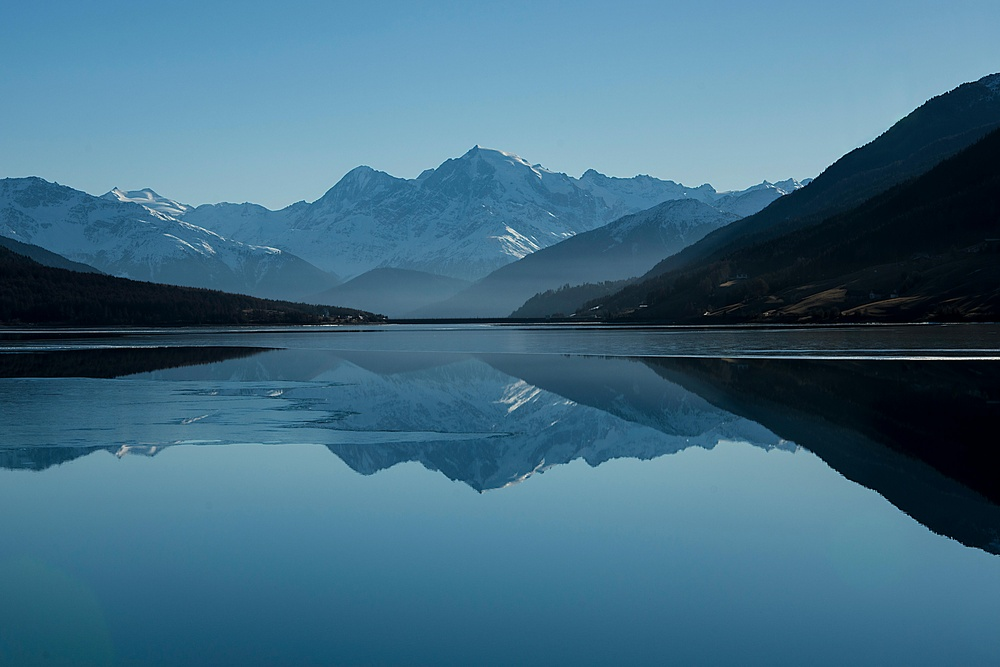
#> input picture landscape.jpg, 1000 x 667 px, shrunk from 6000 x 4000 before the run
$ python sketcher.py
#> lines starting #> are read from the running program, lines starting #| are printed output that depends on the picture
import cv2

def sketch_image(input_image_path, output_image_path):
#> called with input_image_path = 'landscape.jpg', output_image_path = 'sketch.jpg'
    image = cv2.imread(input_image_path)
#> image is the input picture: shape (667, 1000, 3); mean B, G, R 131.6, 108.3, 65
    cv2.imshow('image', image)
    cv2.waitKey(0)
    cv2.destroyAllWindows()
    # convert to grayscale
    gray_image = cv2.cvtColor(image, cv2.COLOR_BGR2GRAY)
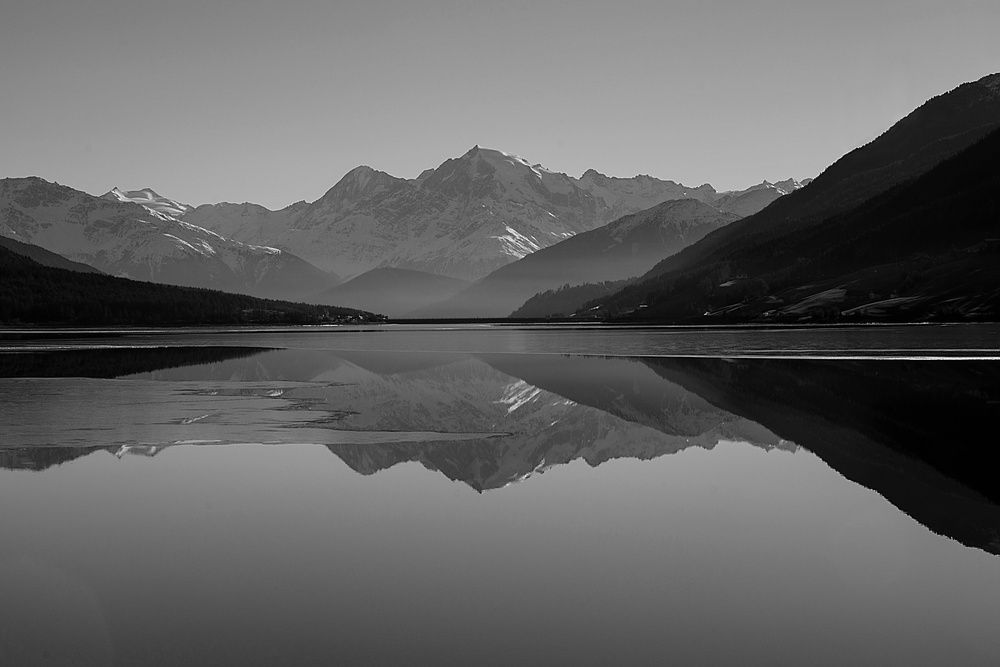
#> gray_image: shape (667, 1000); min 0, max 254, mean 98
    # blurr the image
    blurred_image = cv2.GaussianBlur(gray_image, (21, 21), 0)
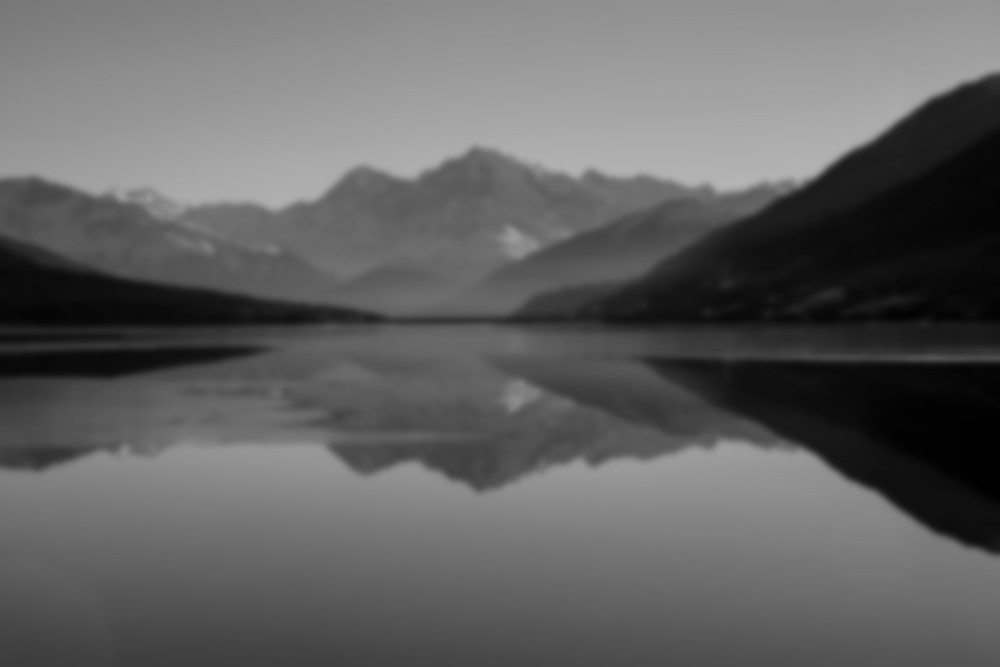
#> blurred_image: shape (667, 1000); min 1, max 180, mean 98
    #divide the gray image by the blurred image
    portrait_image = cv2.divide(gray_image, blurred_image, scale=255.0)
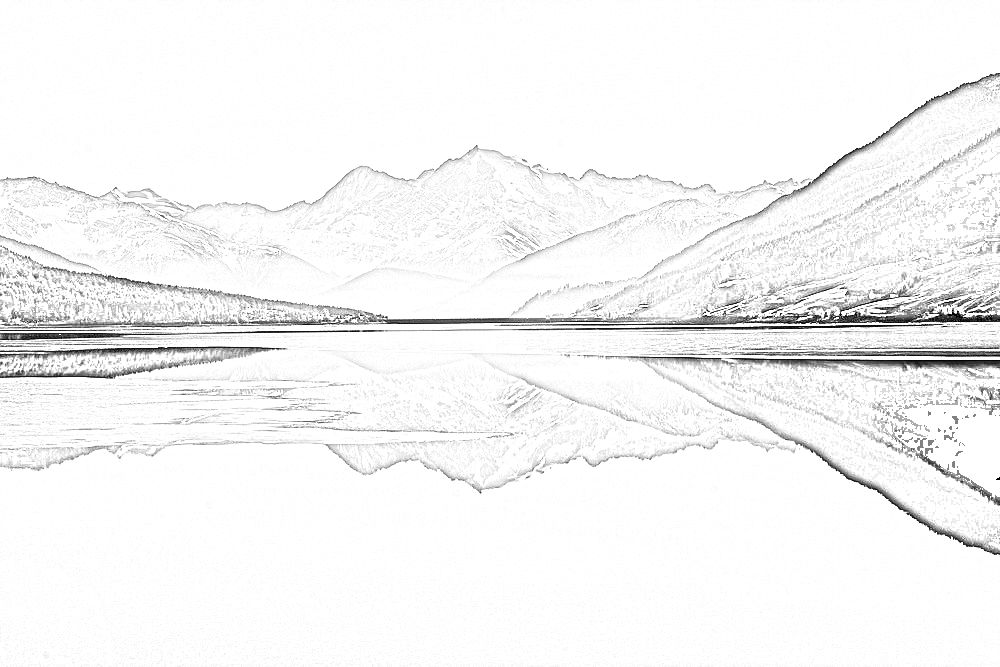
#> portrait_image: shape (667, 1000); min 0, max 255, mean 245
    cv2.imshow('sketch', portrait_image)
    cv2.imwrite(output_image_path, portrait_image)
    cv2.waitKey(0)
    cv2.destroyAllWindows()

if __name__ == "__main__":
    input_path = 'landscape.jpg'  # specify your input image path
    output_path = 'sketch.jpg'  # specify your output image path
    sketch_image(input_path, output_path)

$ run again, with dog.webp saved as landscape.jpg
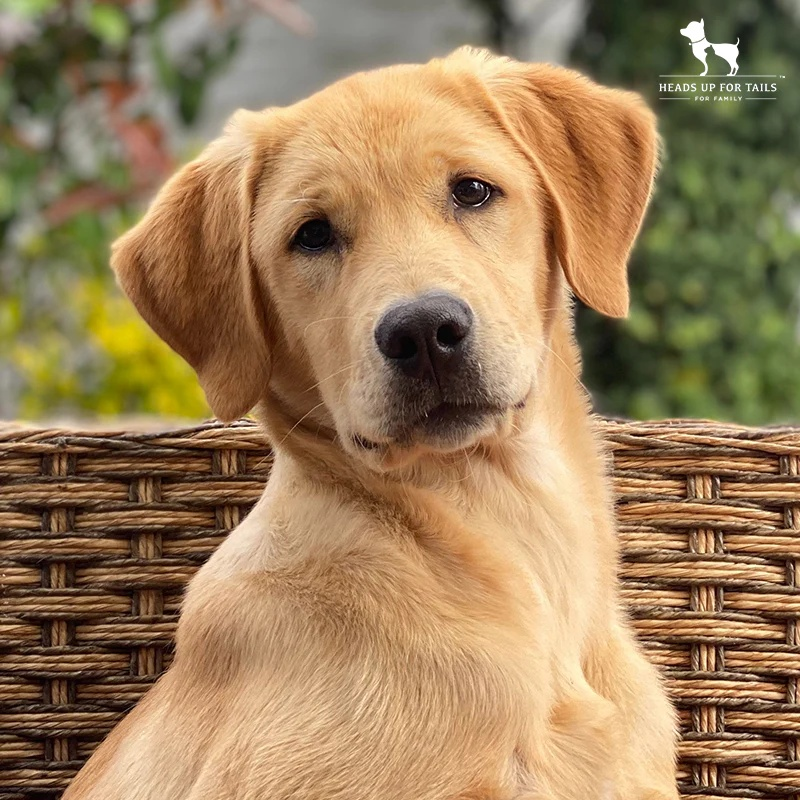
#> input picture dog.webp, 800 x 800 px
#> in sketch_image, image is the input picture: shape (800, 800, 3); mean B, G, R 91.1, 127.9, 155.8
#> in sketch_image, `blurred_image = cv2.GaussianBlur(gray_image, (21, 21), 0)`:
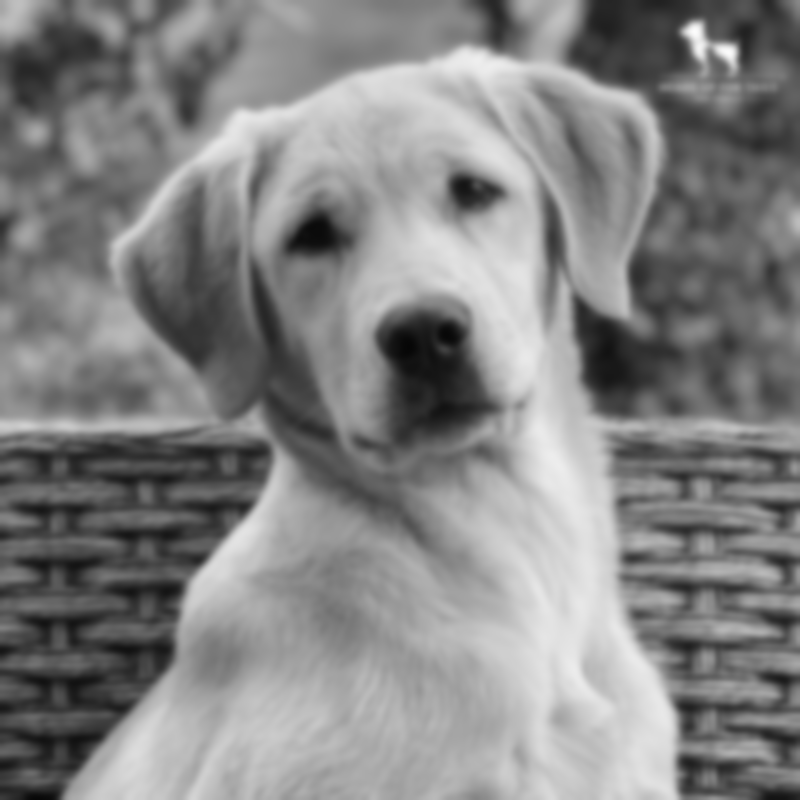
#> blurred_image: shape (800, 800); min 6, max 252, mean 132.1
#> in sketch_image, `portrait_image = cv2.divide(gray_image, blurred_image, scale=255.0)`:
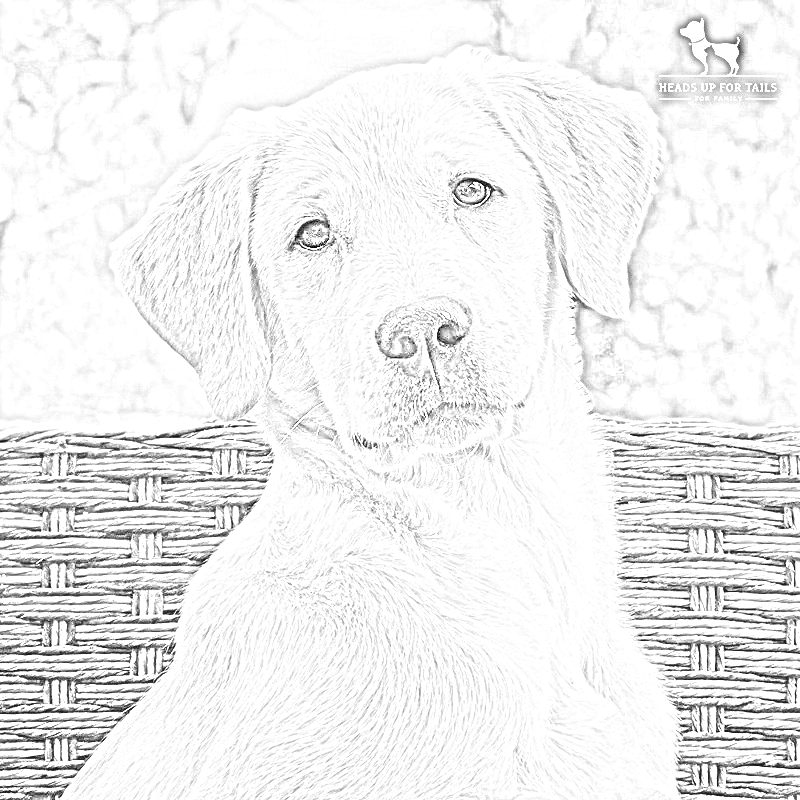
#> portrait_image: shape (800, 800); min 0, max 255, mean 238.7
